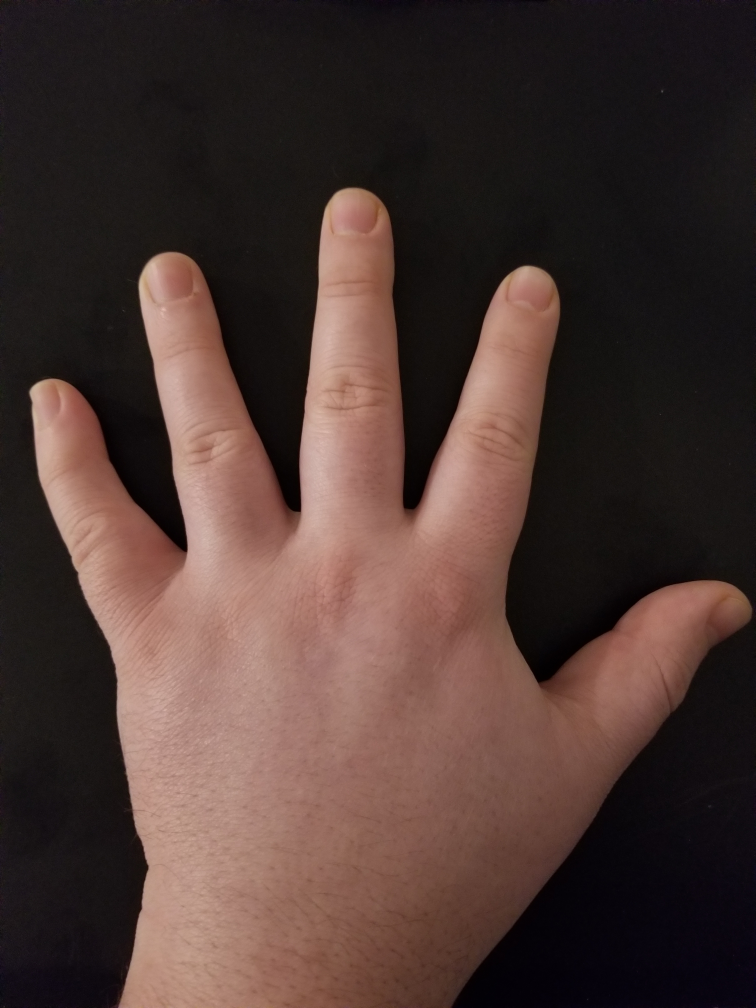
#> input picture code/hand9.jpg, 3024 x 4032 px (shown at 1/4 size)
$ python HW2_codeTest1.py
#> lines starting #> are read from the running program, lines starting #| are printed output that depends on the picture
#> further down, imgOriginal is the input picture: shape (4032, 3024, 3); mean B, G, R 50.9, 55.6, 75.3
from cv2 import cv2
import numpy as np
from matplotlib import pyplot as plt

# Three dimensional array of ints to store cluster assignements: height x width x cluster
# Image is 602 x 805 (known in advance) and K means will be run 100 iterations
assignment = np.zeros((603,806,100), dtype=int)

# Three dimensional array of floats to store probabilities that each pixel is a hand
# This is the final probability map output
output = np.zeros((603,806), dtype=float)

# Fuction to resize image
def resize(imgage, percent):
#> called with percent = 20
    scale_percent = percent # percent of original size
    width = int(imgage.shape[1] * scale_percent / 100)
#> width = 604
    height = int(imgage.shape[0] * scale_percent / 100)
#> height = 806
    dim = (width, height)
#> dim = (604, 806)
    imgResizedTemp = cv2.resize(imgage, dim, interpolation = cv2.INTER_AREA)
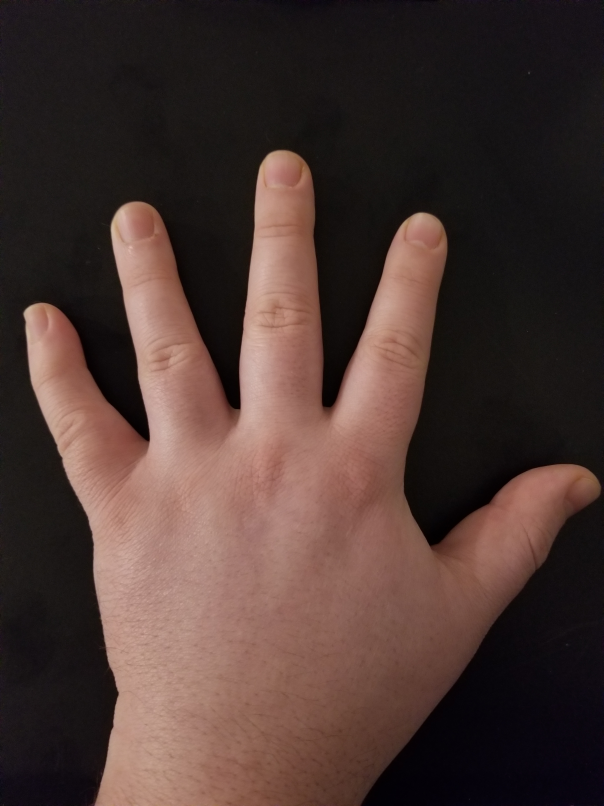
#> imgResizedTemp: shape (806, 604, 3); mean B, G, R 50.9, 55.6, 75.3
    return imgResizedTemp

# Load original hand image
imgOriginal = cv2.imread('hand9.jpg')

# Reduce image by 80% because my cell phone pictures are massive (5+ MB per photo), then convert to RGB and float 32 required for k means
imgResized = resize(imgOriginal, 20)
imgConverted = cv2.cvtColor(imgResized, cv2.COLOR_BGR2RGB)
imgForProcessing = imgConverted.reshape((-1, 3))
imgForProcessing = np.float32(imgForProcessing)

# Display image as a preview, then distroy
cv2.imshow('Image Preview (Reduced Size)', imgResized)
key = cv2.waitKey(0)
#> (key Esc is pressed here)
cv2.destroyAllWindows()

# Criteria for K means:
# Max iterations = 10, epsilon (accuracy of convergence) = 1.0
# These are the default recommended values for RBG segmentation from OpenCV documentation
# User defines k (I will be using 3, which works best for me)
print('\n--------------------Start of Program--------------------')
criteria = (cv2.TERM_CRITERIA_EPS + cv2.TERM_CRITERIA_MAX_ITER, 10, 1.0)
print('NOTE: For darker skinned individuals, use a higher K value')
k = int(input('Enter desired K (Default = 3. I recommend 3-5): '))
#> the answer given: 3
iteration = 0

# Run K means 1 time with the criteria and K from above, and use random initialization centers
_, labels, (centers) = cv2.kmeans(imgForProcessing, k, None, criteria, 1, cv2.KMEANS_RANDOM_CENTERS)
#> centers = [[130.6, 86.94, 74.33], [180.3, 137.6, 124.3], [22.53, 18.33, 18.95]]

# Process results for mapping
centers = np.uint8(centers)
#> centers = [[130, 86, 74], [180, 137, 124], [22, 18, 18]]
labels = labels.flatten()
segmented_image = centers[labels.flatten()]
segmented_image = segmented_image.reshape(imgConverted.shape)
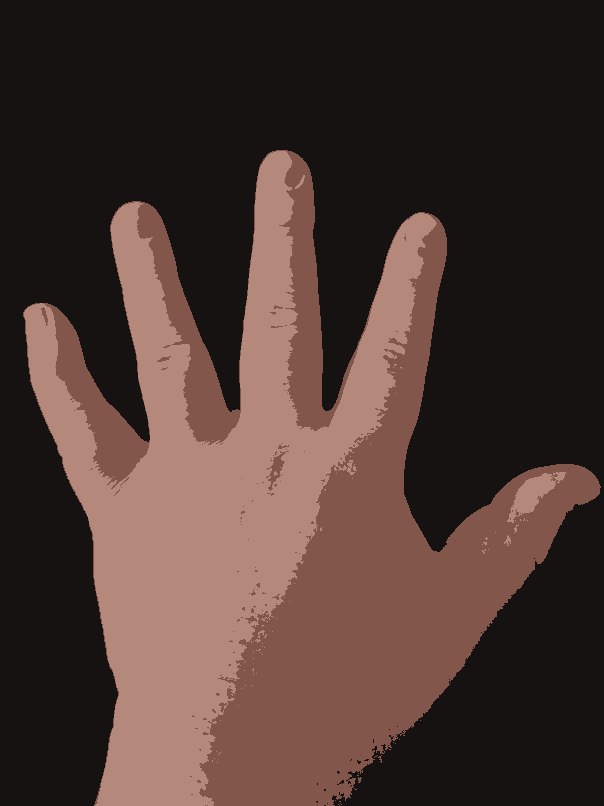
#> segmented_image: shape (806, 604, 3); mean R, G, B 74.8, 55.1, 50.2

# Take color of the pixel at (0,0) and call it the background, this is a known based on the image
background = segmented_image[0][0]
#> background = [22, 18, 18]

# Display centers from first K means iteration
print('\n---Sample data from first K means run (for demonstration purposes)---')
print('Centers are: \n', centers)
#| Centers are:
#|  [[130  86  74]
#|  [180 137 124]
#|  [ 22  18  18]]
print('\nBackground is: ', background)
#| Background is:  [22 18 18]

# Loop through all pixels and record cluster assignment into assignment array
for x in range(0, 603):
    for y in range (0, 806):
        tmp = segmented_image[y][x]
        if(tmp[0] == background[0]):
            assignment[x][y][iteration] = 0
        else:
            assignment[x][y][iteration] = 1


# Some checks for pixels
print('\nPixel (0,0) = ', 'Background' if(assignment[0][0][0] == 0) else 'Skin')
#| Pixel (0,0) =  Background
print('Pixel (200,600) = ', 'Background' if(assignment[200][600][0] == 0) else 'Skin')
#| Pixel (200,600) =  Skin
print('Pixel (500,700) = ', 'Background' if(assignment[500][700][0] == 0) else 'Skin')
#| Pixel (500,700) =  Background
print('Pixel (300,700) = ', 'Background' if(assignment[300][700][0] == 0) else 'Skin')
#| Pixel (300,700) =  Skin
print('-----------------------------------------------------------------------')


# After first K means run, run it again 99 more times with different random initializations
# Store results in assignment array for each iteration
print('\nRunning K means 99 more times with random initializations...')
for z in range(1,100):
    iteration += 1
    _, labels, (centers) = cv2.kmeans(imgForProcessing, k, None, criteria, 1, cv2.KMEANS_RANDOM_CENTERS)
    centers = np.uint8(centers)
    labels = labels.flatten()
    segmented_image = centers[labels.flatten()]
    segmented_image = segmented_image.reshape(imgConverted.shape)
    background = segmented_image[0][0]
    for x in range(0, 603):
        for y in range (0, 806):
            tmp = segmented_image[y][x]
            if(tmp[0] == background[0]):
#> (the run stopped early here; a loop or call above may not have finished)
